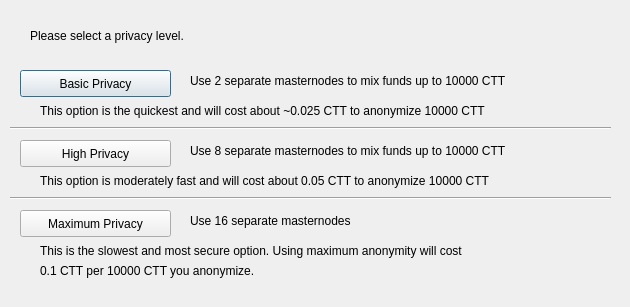
<?xml version="1.0" encoding="UTF-8"?>
<ui version="4.0">
 <class>ObfuscationConfig</class>
 <widget class="QDialog" name="ObfuscationConfig">
  <property name="geometry">
   <rect>
    <x>0</x>
    <y>0</y>
    <width>630</width>
    <height>307</height>
   </rect>
  </property>
  <property name="windowTitle">
   <string>Configure Obfuscation</string>
  </property>
  <widget class="QPushButton" name="buttonBasic">
   <property name="geometry">
    <rect>
     <x>20</x>
     <y>70</y>
     <width>151</width>
     <height>27</height>
    </rect>
   </property>
   <property name="text">
    <string>Basic Privacy</string>
   </property>
  </widget>
  <widget class="QPushButton" name="buttonHigh">
   <property name="geometry">
    <rect>
     <x>20</x>
     <y>140</y>
     <width>151</width>
     <height>27</height>
    </rect>
   </property>
   <property name="text">
    <string>High Privacy</string>
   </property>
  </widget>
  <widget class="QPushButton" name="buttonMax">
   <property name="geometry">
    <rect>
     <x>20</x>
     <y>210</y>
     <width>151</width>
     <height>27</height>
    </rect>
   </property>
   <property name="text">
    <string>Maximum Privacy</string>
   </property>
  </widget>
  <widget class="QLabel" name="label">
   <property name="geometry">
    <rect>
     <x>30</x>
     <y>20</y>
     <width>571</width>
     <height>31</height>
    </rect>
   </property>
   <property name="text">
    <string>Please select a privacy level.</string>
   </property>
  </widget>
  <widget class="QLabel" name="label_2">
   <property name="geometry">
    <rect>
     <x>190</x>
     <y>70</y>
     <width>421</width>
     <height>21</height>
    </rect>
   </property>
   <property name="text">
    <string>Use 2 separate masternodes to mix funds up to 10000 CTT</string>
   </property>
  </widget>
  <widget class="QLabel" name="label_3">
   <property name="geometry">
    <rect>
     <x>190</x>
     <y>140</y>
     <width>411</width>
     <height>21</height>
    </rect>
   </property>
   <property name="text">
    <string>Use 8 separate masternodes to mix funds up to 10000 CTT</string>
   </property>
  </widget>
  <widget class="QLabel" name="label_4">
   <property name="geometry">
    <rect>
     <x>190</x>
     <y>210</y>
     <width>421</width>
     <height>21</height>
    </rect>
   </property>
   <property name="text">
    <string>Use 16 separate masternodes</string>
   </property>
  </widget>
  <widget class="QLabel" name="label_6">
   <property name="geometry">
    <rect>
     <x>40</x>
     <y>100</y>
     <width>561</width>
     <height>21</height>
    </rect>
   </property>
   <property name="text">
    <string>This option is the quickest and will cost about ~0.025 CTT to anonymize 10000 CTT</string>
   </property>
  </widget>
  <widget class="QLabel" name="label_7">
   <property name="geometry">
    <rect>
     <x>40</x>
     <y>170</y>
     <width>561</width>
     <height>21</height>
    </rect>
   </property>
   <property name="text">
    <string>This option is moderately fast and will cost about 0.05 CTT to anonymize 10000 CTT</string>
   </property>
  </widget>
  <widget class="QLabel" name="label_8">
   <property name="geometry">
    <rect>
     <x>40</x>
     <y>240</y>
     <width>561</width>
     <height>21</height>
    </rect>
   </property>
   <property name="text">
    <string>This is the slowest and most secure option. Using maximum anonymity will cost</string>
   </property>
  </widget>
  <widget class="QLabel" name="label_9">
   <property name="geometry">
    <rect>
     <x>40</x>
     <y>260</y>
     <width>561</width>
     <height>21</height>
    </rect>
   </property>
   <property name="text">
    <string>0.1 CTT per 10000 CTT you anonymize.</string>
   </property>
  </widget>
  <widget class="Line" name="line">
   <property name="geometry">
    <rect>
     <x>10</x>
     <y>120</y>
     <width>601</width>
     <height>16</height>
    </rect>
   </property>
   <property name="orientation">
    <enum>Qt::Horizontal</enum>
   </property>
  </widget>
  <widget class="Line" name="line_2">
   <property name="geometry">
    <rect>
     <x>10</x>
     <y>190</y>
     <width>601</width>
     <height>16</height>
    </rect>
   </property>
   <property name="orientation">
    <enum>Qt::Horizontal</enum>
   </property>
  </widget>
 </widget>
 <resources/>
 <connections/>
</ui>
